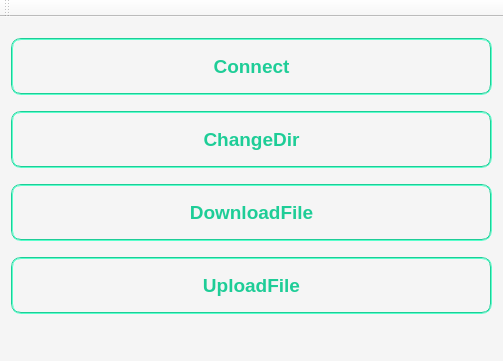
<?xml version="1.0" encoding="UTF-8"?>
<ui version="4.0">
 <class>MainWindow</class>
 <widget class="QMainWindow" name="MainWindow">
  <property name="geometry">
   <rect>
    <x>0</x>
    <y>0</y>
    <width>503</width>
    <height>361</height>
   </rect>
  </property>
  <property name="windowTitle">
   <string>MainWindow</string>
  </property>
  <property name="styleSheet">
   <string notr="true">QWidget
{
    background-color: #F5F5F5;
}

QPushButton 
{
    background: transparent;
	border:2px groove #1ECD97 ;
	border-radius:10px;
	color:#1ECD97;
	
	font-size:19px;
	font-weight:bold;
	padding:15px 17px;
	text-decoration:none;
font-family: 'Montserrat', sans-serif;
}

QPushButton:hover 
{
	background-color:#1ECD97 ;
    color: white;
}

QPushButton:active 
{
	position:relative;
	top:1px;
}</string>
  </property>
  <widget class="QWidget" name="centralWidget">
   <layout class="QGridLayout" name="gridLayout">
    <item row="3" column="0">
     <widget class="QPushButton" name="pushButton_3">
      <property name="text">
       <string>UploadFile</string>
      </property>
     </widget>
    </item>
    <item row="2" column="0">
     <widget class="QPushButton" name="pushButton_2">
      <property name="text">
       <string>DownloadFile</string>
      </property>
     </widget>
    </item>
    <item row="1" column="0">
     <widget class="QPushButton" name="pushButton">
      <property name="text">
       <string>ChangeDir</string>
      </property>
      <property name="default">
       <bool>false</bool>
      </property>
     </widget>
    </item>
    <item row="0" column="0">
     <widget class="QPushButton" name="connectButton">
      <property name="text">
       <string>Connect</string>
      </property>
     </widget>
    </item>
   </layout>
  </widget>
  <widget class="QMenuBar" name="menuBar">
   <property name="geometry">
    <rect>
     <x>0</x>
     <y>0</y>
     <width>503</width>
     <height>21</height>
    </rect>
   </property>
  </widget>
  <widget class="QToolBar" name="mainToolBar">
   <attribute name="toolBarArea">
    <enum>TopToolBarArea</enum>
   </attribute>
   <attribute name="toolBarBreak">
    <bool>false</bool>
   </attribute>
  </widget>
  <widget class="QStatusBar" name="statusBar"/>
 </widget>
 <layoutdefault spacing="6" margin="11"/>
 <resources/>
 <connections/>
</ui>
